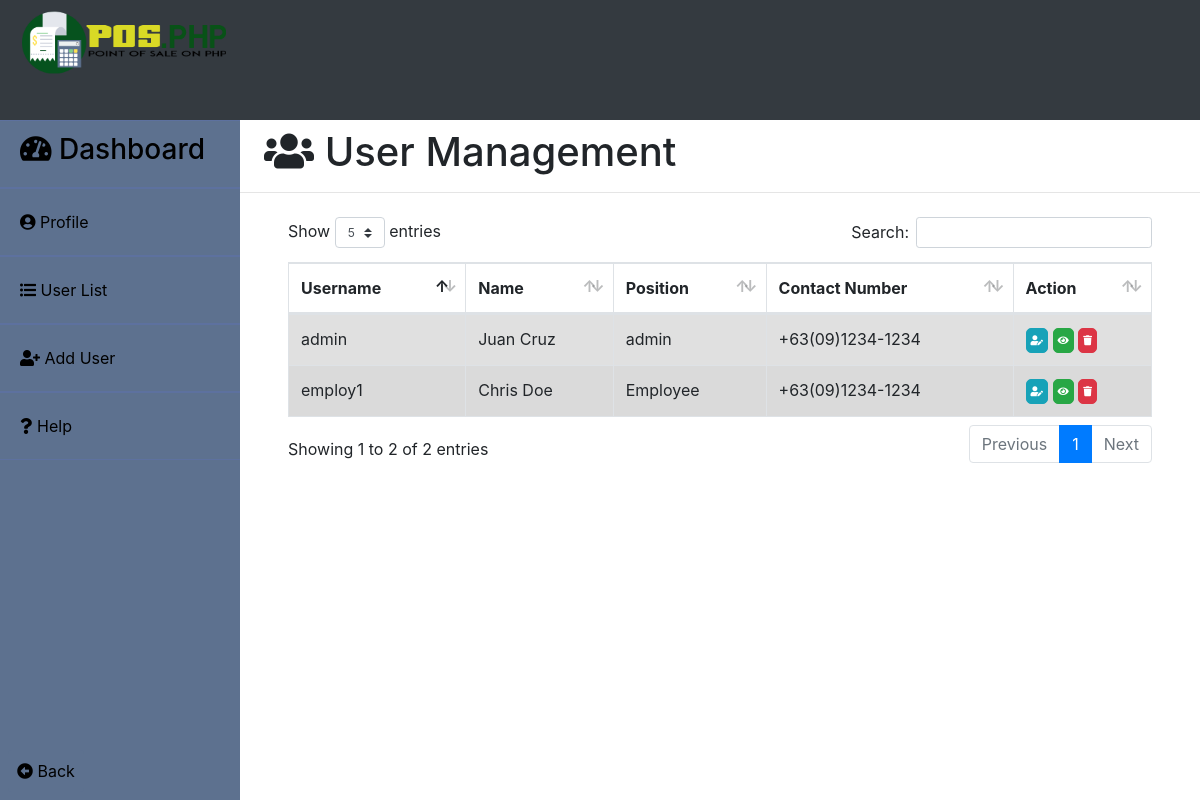
/user/user.php (signed in), run on an earlier commit of the app's database.
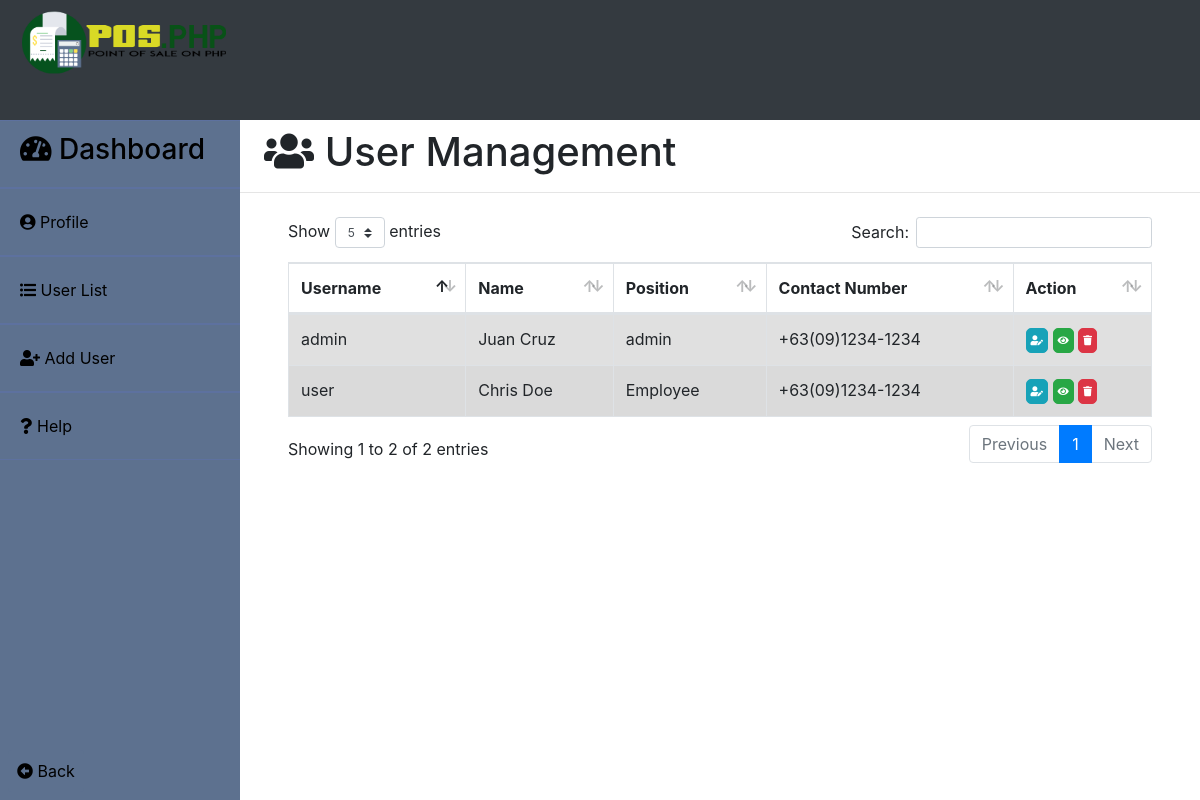
And on a later commit of the database.
### tables this page shows
CREATE TABLE `users` (
  `id` int(11) NOT NULL,
  `username` varchar(30) NOT NULL,
  `firstname` varchar(30) NOT NULL,
  `lastname` varchar(30) NOT NULL,
  `position` varchar(20) NOT NULL,
  `contact_number` varchar(30) NOT NULL,
  `image` varchar(30) NOT NULL,
  `password` varchar(60) NOT NULL
);

### user/user.php (the view, shortened to what this page needs)
<?php
	include('../user/add.php');
	$sql = "SELECT * FROM users ORDER BY firstname ASC ";
	$result	= mysqli_query($db, $sql);
?>
<!DOCTYPE html>
<html>
<head>
	<?php include('../templates/head1.php');?>
</head>
<body>
	<div class="contain h-100">
		<div>
			<h1 class="ml-4 pt-2"><i class="fas fa-users"></i> User Management</h1>
			<hr>
			<div class="table-responsive mt-4 pl-5 pr-5">
			<table class="table table-striped table-bordered" id="user_table" style="margin-top: -22px;">
				<thead>
					<tr>
						<th scope="col" class="column-text">Username</th>
						<th scope="col" class="column-text">Name</th>
						<th scope="col" class="column-text">Position</th>
						<th scope="col" class="column-text">Contact Number</th>
						<th scope="col" class="column-text">Action</th>
					</tr>
				</thead>
				<tbody class="table-hover">
					<?php
						while($row = mysqli_fetch_array($result)){
				  	?>
					<tr class="table-active">
						<td><?php echo $row['username'];?></td>
						<td><?php echo $row['firstname'];echo '&nbsp';echo $row['lastname'];?></td>
						<td><?php echo $row['position'];?></td>
						<td><?php echo $row['contact_number'];?></td>
						<td>
							<a name="edit" title="Edit" style='font-size:10px; border-radius:5px;padding:4px;' href="update_user.php?id=<?php echo $row['id'];?>" class="btn btn-info"><i class="fas fa-user-edit"></i></a>
							<button type="button" name="view" style='font-size:10px; border-radius:5px;padding:4px;' id="<?php echo $row['id'];?>" class="btn btn-success btn-xs view_data"><i class="fas fa-eye"></i></button>
							<button type="button" name="delete" title="Delete" style='font-size:10px; border-radius:5px;padding:4px;' data-id="<?php echo $row['id'];?>" class="delete btn btn-danger" data-toggle="#deleteModal" title="Delete"><i class="fas fa-trash"></i></button>
						</td>
					</tr>
					<?php } ?>
				</tbody>
			</table>
			</div>
		</div>
	</div>
</body>
</html>

What changed in the data, as far as the page shows it:
changed users "Chris": username "employ1" → "user"
